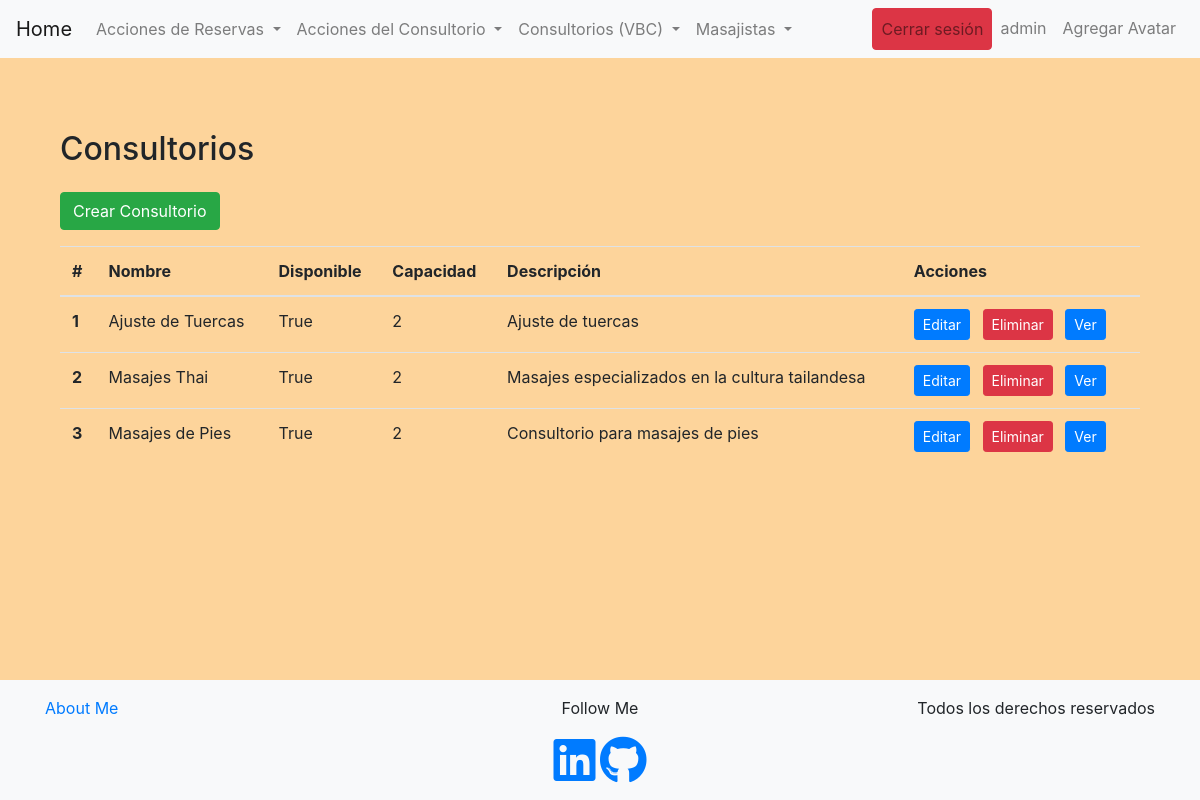
The page /bookings/consultorio/list (signed in) on the database as committed earlier.
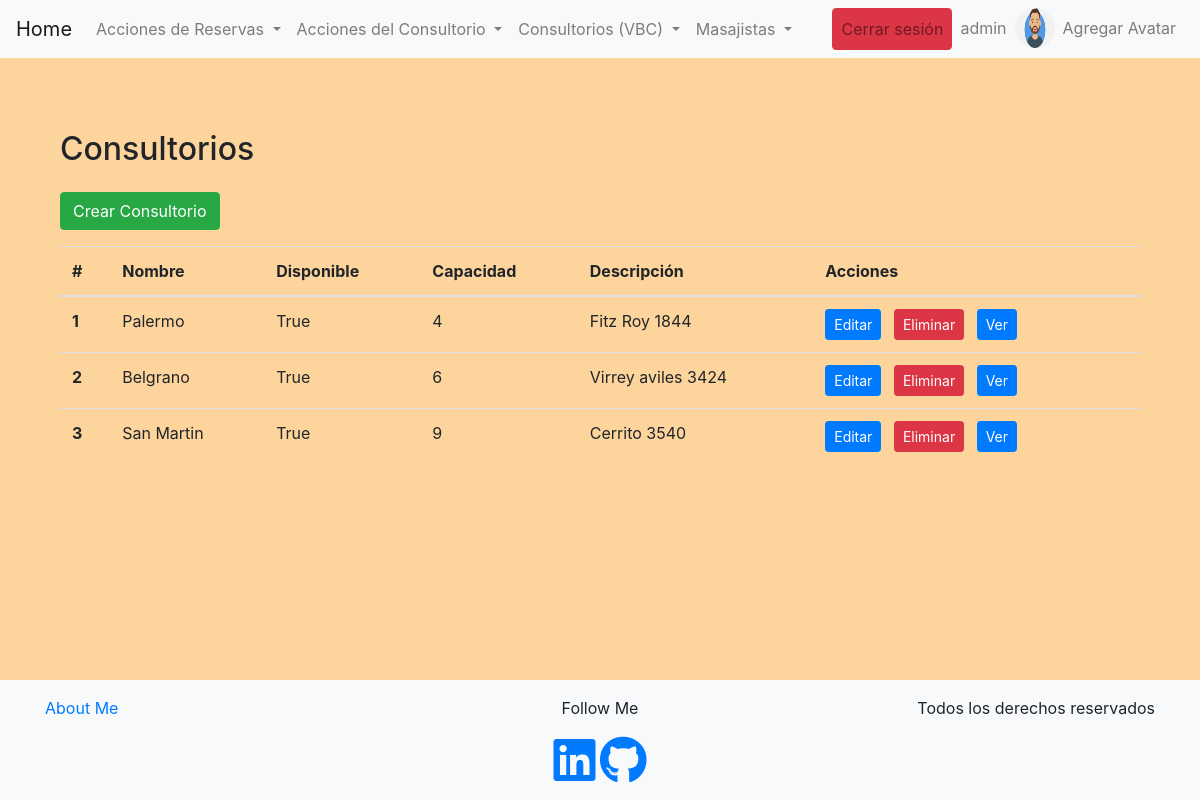
The same page on the database as committed later.
### bookings/models.py (models this page shows, shortened)
class Consultorio(models.Model):
    nombre = models.CharField(max_length=100)
    disponible = models.BooleanField(default=True)
    capacidad = models.IntegerField()
    descripcion = models.TextField(blank=True, null=True, max_length=50)

class Avatar(models.Model):
    user = models.OneToOneField(User, on_delete=models.CASCADE, related_name='avatar')
    image = models.ImageField(upload_to='avatars/')

### bookings/views.py (the view)
# urls.py: path("consultorio/list", consulting_room_list_view, name="consultorio-list"),
@login_required
def consulting_room_list_view(request):
    consultorio = Consultorio.objects.all() #con este Reserva.objects.all() nos trae todos los objetos reserva de la base de datos
    contexto_dict = {'consultorios': consultorio}
    return render(request, "bookings/consulting-rooms-list.html", contexto_dict)

### bookings/templates/bookings/consulting-rooms-list.html (shortened to what this page needs)
{% extends 'bookings/base.html' %}
{% block content %}
<section class="py-5">
    <div class="container">
        <h2 class="mb-4">Consultorios</h2>
        <div class="d-flex justify-content-between align-items-center mb-3">
            <a href="{% url 'crear-consultorio-con-formulario' %}" class="btn btn-success">Crear Consultorio</a>
        </div>
        <table class="table">
            <thead>
                <tr>
                    <th scope="col">#</th>
                    <th scope="col">Nombre</th>
                    <th scope="col">Disponible</th>
                    <th scope="col">Capacidad</th>
                    <th scope="col">Descripción</th>
                    <th scope="col">Acciones</th>
                </tr>
            </thead>
            <tbody>
                {% for consultorio in consultorios %}
                <tr>
                    <th scope="row">{{ forloop.counter }}</th>
                    <td>{{ consultorio.nombre }}</td>
                    <td>{{ consultorio.disponible }}</td>
                    <td>{{ consultorio.capacidad }}</td>
                    <td>{{ consultorio.descripcion }}</td>
                    <td>
                        {% if user.is_authenticated and user.is_staff %}
                            <a href="{% url 'consultorio-update' consultorio.id %}" class="btn btn-primary btn-sm mr-2">Editar</a>
                            <a href="{% url 'consultorio-delete' consultorio.id %}" class="btn btn-danger btn-sm mr-2">Eliminar</a>
                        {% endif %}
                        <a href="/bookings/detail-consulting-room/{{ consultorio.id }}" class="btn btn-primary btn-sm mr-2">Ver</a>
                    </td>
                </tr>
                {% empty %}
                <tr>
                    <td colspan="6">No hay consultorios disponibles.</td>
                </tr>
                {% endfor %}
            </tbody>
        </table>
    </div>
</section>
{% endblock %}

### bookings/templates/bookings/base.html (shortened to what this page needs)
{% load static %}
<!DOCTYPE html>
<html lang="en">
<head>
    <link rel="stylesheet" href="https://stackpath.bootstrapcdn.com/bootstrap/4.5.2/css/bootstrap.min.css">
    <link rel="stylesheet" href="https://cdnjs.cloudflare.com/ajax/libs/font-awesome/5.15.4/css/all.min.css">
    <link rel="stylesheet" type="text/css" href="{% static 'css/styles.css' %}">
</head>
<body class="d-flex flex-column min-vh-100">
    <nav class="navbar navbar-expand-lg navbar-light bg-light">
        {% if user.is_authenticated %}
        <a class="navbar-brand" href="{% url 'home' %}">Home</a>
        {% endif %}
        <div class="collapse navbar-collapse" id="navbarNav">
            <ul class="navbar-nav mr-auto">
                {% if user.is_authenticated %}
                <li class="nav-item dropdown">
                    <a class="nav-link dropdown-toggle" href="#" id="reservasDropdown" role="button" data-toggle="dropdown"
                        aria-haspopup="true" aria-expanded="false">
                        Acciones de Reservas
                    </a>
                </li>
                <li class="nav-item dropdown">
                    <a class="nav-link dropdown-toggle" href="#" id="consultorioDropdown" role="button" data-toggle="dropdown"
                        aria-haspopup="true" aria-expanded="false">
                        Acciones del Consultorio
                    </a>
                </li>
                <li class="nav-item dropdown">
                    <a class="nav-link dropdown-toggle" href="#" id="navbarDropdownMenuLinkSala" role="button" data-toggle="dropdown"
                        aria-haspopup="true" aria-expanded="false">
                        Consultorios (VBC)
                    </a>
                </li>
                <li class="nav-item dropdown">
                    <a class="nav-link dropdown-toggle" href="#" id="navbarDropdownMenuLinkMasajista" role="button"
                        data-toggle="dropdown" aria-haspopup="true" aria-expanded="false">
                        Masajistas
                    </a>
                </li>
                {% endif %}
            </ul>
            <ul class="navbar-nav ml-auto">
                {% if user.is_authenticated %}
                <li class="nav-item">
                    <a class="nav-link btn btn-danger" href="{% url 'logout' %}">Cerrar sesión</a>
                </li>
                <li class="nav-item">
                    <a class="nav-link" href="{% url 'edit-profile'%}">{{user.username}}</a>
                </li>
                <li class="nav-item">
                    {% if user.avatar.image %}
                    <img src="{{ user.avatar.image.url }}" alt="Avatar" style="height: 40px; width: 40px; border-radius: 50%;">
                    {% endif %}
                    <li class="nav-item">
                        <a href="{% url 'avatar-edit' %}" class="nav-link">Agregar Avatar</a>
                    </li>
                </li>
                {% endif %}
            </ul>
        </div>
    </nav>
    <div class="container mt-4">
        {% block content %}{% endblock content %}
    </div>
    <footer class="mt-auto py-3 bg-light">
        <div class="container text-center">
            <div class="row">
                <div class="col-md-4 text-md-left">
                    <a href="{% url 'about-me' %}">About Me</a>
                </div>
                <div class="col-md-4">
                    <p>Follow Me</p>
                    <a href="https://www.linkedin.com/in/pablo-cala-152a46202/" target="_blank" class="footer-icons"><i class="fab fa-linkedin fa-3x"></i></a>
                    <a href="https://github.com/Pablocala98" target="_blank" class="footer-icons"><i class="fab fa-github fa-3x"></i></a>
                </div>
                <div class="col-md-4 text-md-right">
                    <p>Todos los derechos reservados</p>
                </div>
            </div>
        </div>
    </footer>
</body>
</html>

### bookings/static/css/styles.css (style rules this page uses)
body { background-color: rgb(253, 212, 155); }

Rows that differ between the two databases and show on the page:
removed Consultorio: nombre "Ajuste de Tuercas", disponible "True", capacidad "2", descripcion "Ajuste de tuercas"
removed Consultorio: nombre "Masajes Thai", disponible "True", capacidad "2", descripcion "Masajes especializados en la cultura tailandesa"
removed Consultorio: nombre "Masajes de Pies", disponible "True", capacidad "2", descripcion "Consultorio para masajes de pies"
added Consultorio: nombre "Palermo", disponible "True", capacidad "4", descripcion "Fitz Roy 1844"
added Consultorio: nombre "Belgrano", disponible "True", capacidad "6", descripcion "Virrey aviles 3424"
added Consultorio: nombre "San Martin", disponible "True", capacidad "9", descripcion "Cerrito 3540"
